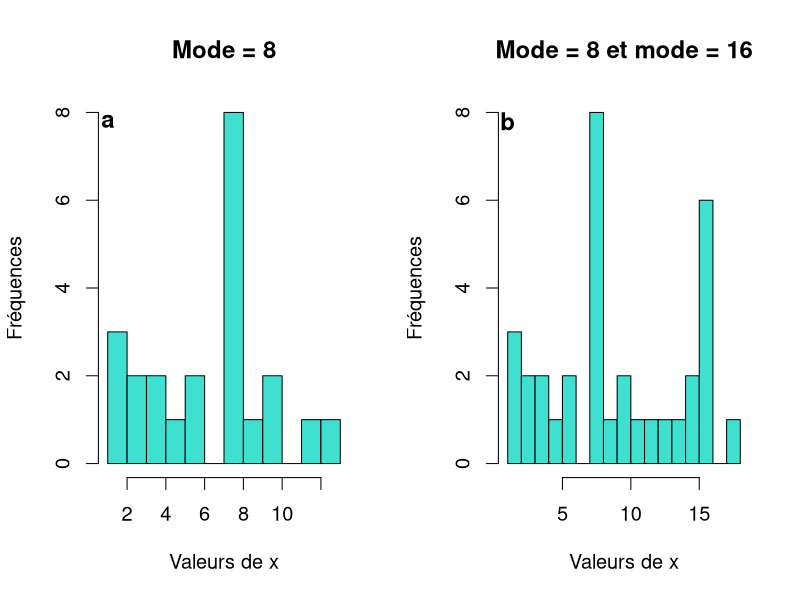
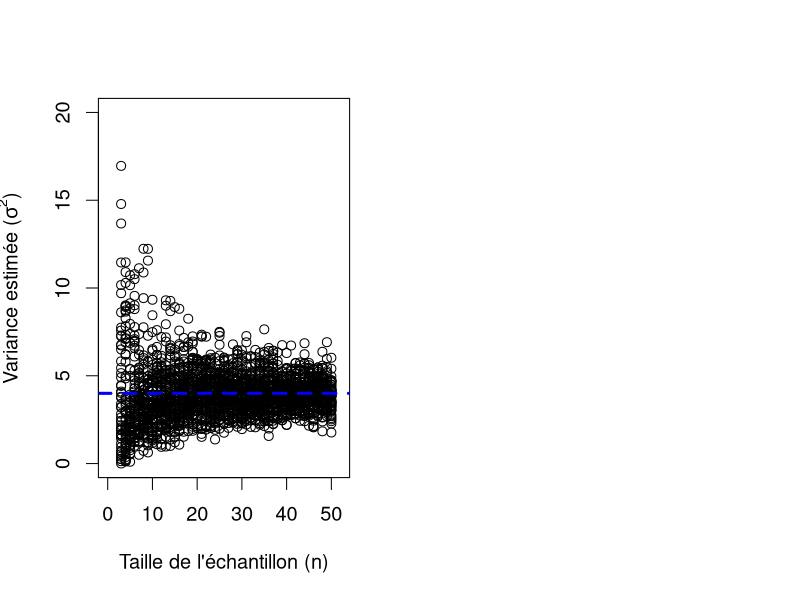
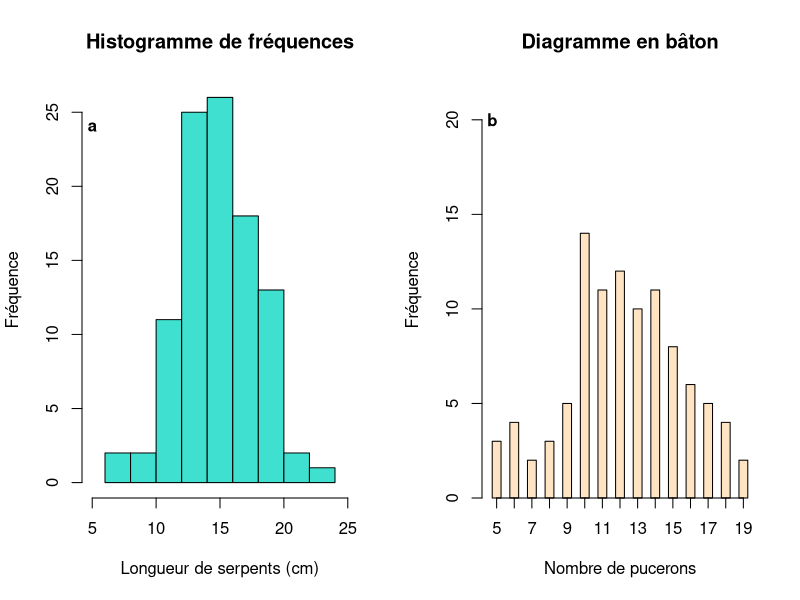
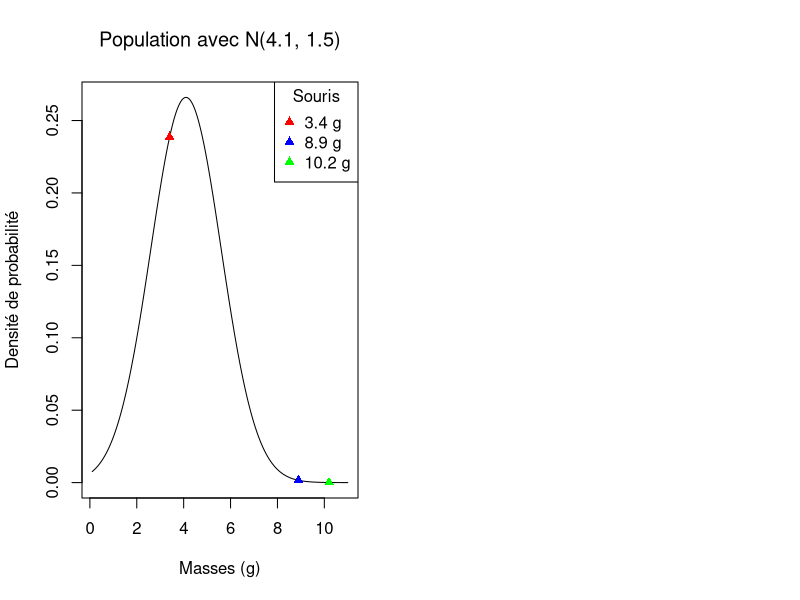
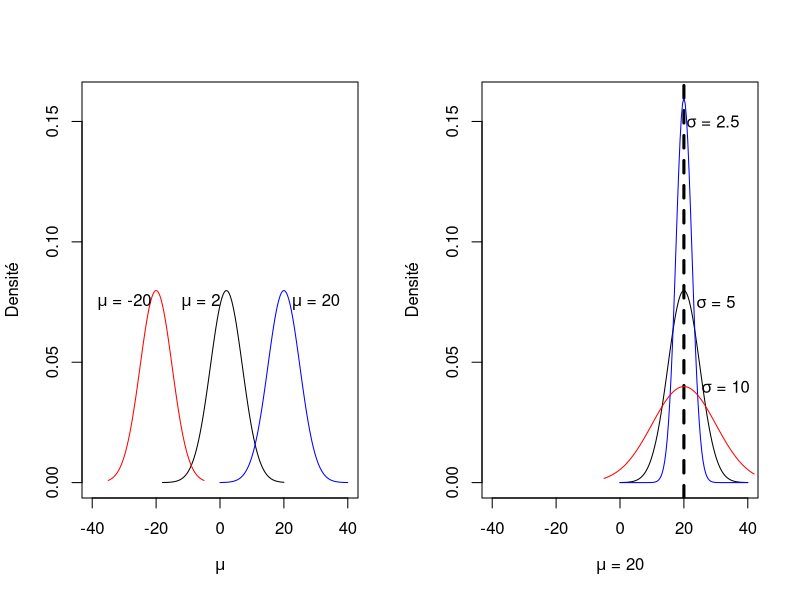
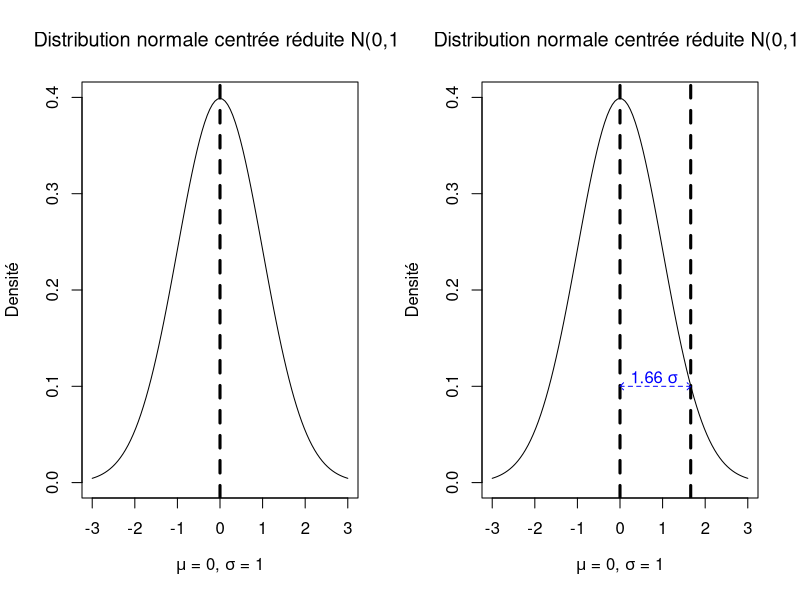
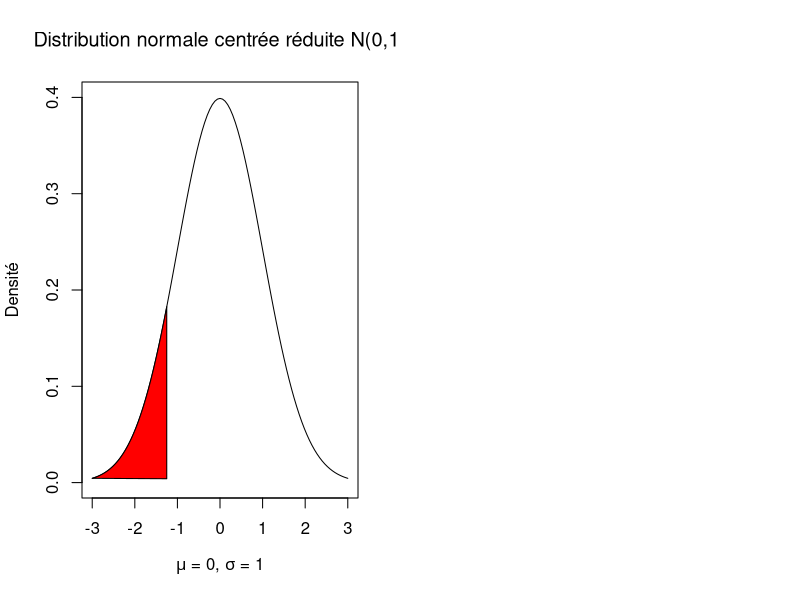
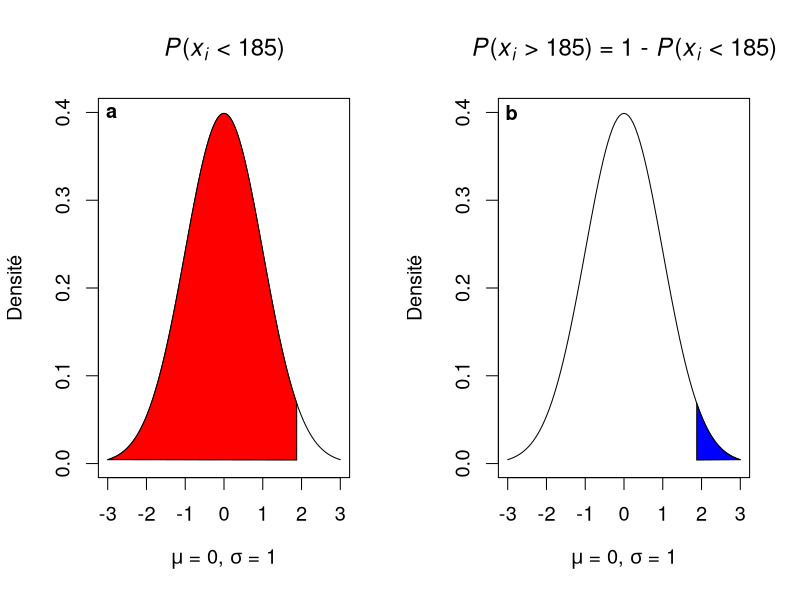

Recreate these plots in R, in order.
## ---- chunk 1
##mode
xmod <- c(1, 3, 4, 5, 6, 8, 8, 8, 8, 8, 8, 8, 9, 1, 3, 4, 
          6, 8, 10, 1, 12, 13, 10)
par(mfrow = c(1, 2), cex = 1.2)
hist(xmod, breaks = 10, main = "Mode = 8", 
     ylab = "Fréquences", xlab = "Valeurs de x", col = "turquoise")
##add text
text(x = 1, y = 7.8, labels = expression(bold(a)), 
     cex = 1.2)
xmod2 <- c(1, 3, 4, 5, 6, 8, 8, 8, 8, 8, 8, 8, 9, 1, 3, 4, 
           6, 8, 10, 1, 12, 13, 10, 15, 16, 16, 11, 16, 16,
           14, 15, 16, 16, 18)
hist(xmod2, breaks = 18, main = "Mode = 8 et mode = 16", 
     ylab = "Fréquences", xlab = "Valeurs de x",
     col = "turquoise")
text(x = 1, y = 7.8, labels = expression(bold(b)),
     cex = 1.2)
## ---- chunk 2
##Sample size and variance
plot(x = c(0, 52), y = c(0, 20), type = "n", 
     xlab = "Taille de l'échantillon (n)", ylab = expression(paste("Variance estimée (", sigma^2, ")")))

##try scenarios with sample sizes of 3 to 50 observations
for (df in 3:50) {          
  ##obtain 30 data sets for each scenario
  for (i in 1:50){            
    #obtain sample of size df with mean and sd
    x <- rnorm(df, mean = 10.1, sd = 2) 
    points(df, var(x))           #plot the points on graph
  }
}
abline(h = 4, lty = 2, lwd = 3, col = "blue") #add line to indicate variance
## ---- chunk 3

par(cex = 1.2, mfrow = c(1, 2))

##créer une variable aléatoire continue de 100 observations provenant d'une population avec moyenne de 15 et écart-type de 3
x <- rnorm(n = 100, mean = 15, sd = 3)
hist(x, xlim = c(5, 25), col = "turquoise", ylab = "Fréquence", xlab = "Longueur de serpents (cm)", main = "Histogramme de fréquences") #histogramme de fréquence
text(x = 5, y = 24, labels = expression(bold(a)))

##créer une variable aléatoire Poisson avec lambda=12
x2 <- rpois(100, lambda = 12)
data <- table(x2)
barplot(data, axis.lty = 1, space = 1, ylim =c(0, 22), ylab = "Fréquence", 
        xlab = "Nombre de pucerons", main = "Diagramme en bâton", col = "bisque")
text(x = 1, y = 20, labels = expression(bold(b)))
## ---- chunk 4

##calculer densité de probabilité
mouse1 <- dnorm(x = 3.4, mean = 4.1, sd = 1.5)
mouse2 <- dnorm(x = 8.9, mean = 4.1, sd = 1.5)
mouse3 <- dnorm(x = 10.2, mean = 4.1, sd = 1.5)

##créer vecteur de valeurs
masses <- seq(from = 0.1, to = 11, by = 0.01)

##calculer densité
dens <- dnorm(x = masses, mean = 4.1, sd = 1.5)

##présenter la courbe dans un graphique
plot(dens ~ masses, type = "l", ylab = "Densité de probabilité",
     xlab = "Masses (g)", main = expression(paste("Population avec N(4.1, 1.5)")))

##ajouter points sur le graphique
points(y = mouse1, x = 3.4, pch = 17, col = "red")
points(y = mouse2, x = 8.9, pch = 17, col = "blue")
points(y = mouse3, x = 10.2, pch = 17, col = "green")

##ajouter légende
legend(x = "topright", pch = 17, col = c("red", "blue", "green"),
       legend = c("3.4 g", "8.9 g", "10.2 g"), title = "Souris")
## ---- chunk 5

par(mfrow = c(1, 2))
##position
x <- seq(-10, 10, 0.1)
plot(x = 0, y = 0, ylim = c(0, 0.16), xlim = c(-40, 40), 
     xlab = expression(italic(mu)), ylab = "Densité", 
     type = "n")
##abline(v=2,lty=2, lwd=3)
curve(dnorm(x, mean = 2, sd = 5),-18, 20, add = TRUE)
text(-6, 0.075, expression(paste(mu, " = 2")))
curve(dnorm(x, mean = 20, sd = 5), 0, 40, ylim = c(0, 0.16),
      xlab = expression(paste(mu, " = 20")), ylab = "Densité",
      add = TRUE, col = "blue")
text(30, 0.075, expression(paste(mu, " = 20")))
curve(dnorm(x, mean = -20, sd = 5),-35, -5, add = TRUE, col = "red")
text(-30, 0.075, expression(paste(mu, " = -20")))

##forme
plot(x = 0,y = 0,ylim = c(0, 0.16), xlim = c(-40, 40),
     xlab = expression(paste(italic(mu), " = 20")), ylab = "Densité",
     type = "n")
abline(v = 20, lty = 2, lwd = 3)
curve(dnorm(x, mean = 20, sd = 5), 0, 40, ylim = c(0, 0.16),
      xlab = expression(paste(mu, " = 20")), ylab = "Densité",
      add = TRUE)
text(30, 0.075, expression(paste(sigma, " = 5")))

curve(dnorm(x, mean = 20, sd = 2.5), 0, 40, ylim = c(0, 0.16),
      xlab = expression(paste(mu, " = 20")), ylab = "Densité", 
      col = "blue", add = TRUE)
text(29, 0.15, expression(paste(sigma, " = 2.5")))

curve(dnorm(x, mean = 20, sd = 10),-5, 42, ylim = c(0, 0.16),
      xlab = expression(paste(mu, " = 20")), ylab = "Densité", 
      col = "red", add = TRUE)
text(33, 0.04, expression(paste(sigma, " = 10")))
## ---- chunk 6
##distribution normale centrée-réduite
x <- seq(-3, 3, 0.1)
plot(x = 0, y = 0, ylim = c(0, 0.4), xlim = c(-3, 3), 
     xlab = expression(paste(italic(mu), " = 0, ", italic(sigma), " = 1")),
     ylab = "Densité", type = "n",
     main = 
     expression(paste("Distribution normale centrée réduite N(0,1)")))
curve(dnorm(x, mean = 0, sd = 1),-3, 3, add = TRUE)
abline(v = 0, lty = 2, lwd = 3)
## ---- chunk 7
##exemple de longueur d'ailes de puceron
##longueur de 22 mm observée dans population N(14, 5)
mu <- 14.2
sigma <- 5.05
xi <- 22.6

##compute standard normal deviate (z) statistic
z <- (xi - mu)/sigma

##plot graph
x <- seq(-3, 3, 0.1)
plot(x = 0, y = 0, ylim = c(0, 0.4), xlim = c(-3, 3),
     xlab = expression(paste(italic(mu), " = 0, ", italic(sigma), " = 1")),
     ylab = "Densité", type = "n",
     main = expression(paste("Distribution normale centrée réduite N(0,1)")))
curve(dnorm(x, mean = 0, sd = 1), -3, 3, add = TRUE)
abline(v = 0, lty = 2, lwd = 3)
abline(v = 1.66, lty = 2, lwd = 3)
##add arrows
arrows(x0 = 0, y0 = 0.1, x1 = 1.66, y1 = 0.1, lty = "dashed",
       col = "blue", code = 3, angle = 45, length = 0.05)
##add value
text(x = 0.8, y = 0.11, labels = expression(paste("1.66 ", sigma)), 
     col = "blue")
## ---- chunk 8
##avec la distribution centrée-réduite
##exemple 1
x <- seq(-3, 3, 0.001)
plot(x = 0, y = 0, ylim = c(0, 0.4), xlim = c(-3, 3), 
     xlab = expression(paste(italic(mu), " = 0, ", italic(sigma), " = 1")),
     ylab = "Densité", type = "n",
     main = expression(paste("Distribution normale centrée réduite N(0,1)")))
curve(dnorm(x, mean = 0, sd = 1), -3, 3, add = TRUE)
##ajouter polygone
polygon(c(x[x<=(-1.25)], -1.25), c(dnorm(x[x <= (-1.25)], 0, 1), 0.004),
        col = "red")
z <- (160 - 170)/8
#pnorm(-1.25, mean = 0, sd = 1)
#pnorm(160, mean = 170, sd = 8)
v1 <- c(x[x<=(-1.25)], -1.25)
v2 <- c(dnorm(x[x <= (-1.25)], 0, 1), 0.004) #0.004 represents the lowest probability of the value farthest on the tail, dnorm(-3) = 0.0044

## ---- chunk 9
par(mfrow = c(1, 2), cex = 1.2)
##exemple 2
z <- (185 - 170)/8
##premier graphique P(x < 185)
plot(x = 0, y = 0, ylim = c(0, 0.4), xlim = c(-3, 3),
     xlab = expression(paste(italic(mu), " = 0, ", italic(sigma), " = 1")),
     ylab = "Densité", type = "n",
     main = expression(paste(italic(P), "(", italic(x[i]), " < 185)")))
curve(dnorm(x, mean = 0, sd = 1), -3, 3, add = TRUE)
polygon(c(x[x<=(z)], z),c(dnorm(x[x<=(z)],0,1),0.004), col = "red")
text(y = 0.4, x = -2.9, labels = expression(bold("a")))

##deuxième graphique P(x > 185)
plot(x = 0, y = 0, ylim = c(0, 0.4), xlim = c(-3, 3),
     xlab = expression(paste(italic(mu), " = 0, ", italic(sigma), " = 1")),
     ylab = "Densité", type = "n",
     main = expression(paste(italic(P), "(", italic(x[i]), " > 185) = 1 - ", italic(P), "(", italic(x[i]), " < 185)")))
curve(dnorm(x, mean = 0, sd = 1), -3, 3, add = TRUE)
polygon(c(x[x>(z)], z),c(dnorm(x[x>(z)],0,1),0.004), col = "blue")
text(y = 0.4, x = -2.9, labels = expression(bold("b")))
## ---- chunk 10
par(mfrow = c(1, 3), cex = 1.2)

##exemple 3
z1 <- (180 - 170)/8
z2 <- (165 - 170)/8
##P(xi < 180 cm)
plot(x = 0, y = 0, ylim = c(0, 0.4), xlim = c(-3, 3), 
     xlab = expression(paste(italic(mu), " = 0, ", italic(sigma), " = 1")), ylab = "Densité", type = "n", main = expression(paste(italic(P), "(", italic(x[i]), " <= 180)")))
curve(dnorm(x, mean = 0, sd = 1), -3, 3, add = TRUE)
polygon(c(x[x<=(z1)], z1), c(dnorm(x[x<=(z1)], 0, 1), 0.0044),
        col = "red")

##P(xi < 165 cm)
plot(x = 0, y = 0, ylim = c(0, 0.4), xlim = c(-3, 3), 
     xlab = expression(paste(italic(mu), " = 0, ", italic(sigma), " = 1")), 
     ylab="Densité", type="n", main = expression(paste(italic(P), "(", italic(x[i]), " <= 165)")))
curve(dnorm(x, mean = 0, sd = 1), -3, 3, add = TRUE)
polygon(c(x[x<=(z2)], z2), c(dnorm(x[x<=(z2)], 0, 1), 0.0044),
        col = "blue")
#pnorm(z1, mean = 0, sd = 1)
#pnorm(z2, mean = 0, sd = 1)

##P(165 cm < xi < 180 cm)
plot(x = 0, y = 0, ylim = c(0, 0.4), xlim = c(-3, 3), 
     xlab = expression(paste(italic(mu), " = 0, ", italic(sigma), " = 1")), 
     ylab="Densité", type="n", main = expression(paste(italic(P), "(165 <= ", italic(x[i]), " <= 180)")))
curve(dnorm(x, mean = 0, sd = 1), -3, 3, add = TRUE)
polygon(c(x[x>z2 & x<=z1],z1,z2), c(dnorm(x[x>z2 & x <= z1], 0, 1),
                                   0.0044, 0.0044), col = "purple")
#pnorm(z1, mean = 0, sd = 1) - pnorm(z2, mean = 0, sd = 1)
## ---- chunk 11
##On crée un vecteur
variable <- c(1.2, 1.5, 2.3, 2.1, 0.1, 5.4, 6.1, 3.2)
##Moyenne arithmétique
mean(variable)
## ---- chunk 12
##Écart-type
sd(variable)
##Écart-type
sqrt(var(variable))
##Carré moyen des erreurs
MSE <- sum((variable - mean(variable))^2)/(length(variable) - 1)
##Racine-carrée du MSE = écart-type
sqrt(MSE)
## ---- chunk 13
##on calcule la médiane
median(variable)
## ---- chunk 14
##Quartiles
quantile(variable)
##Déciles
quantile(variable, prob = c(0.1, 0.2, 0.3, 0.4, 0.5, 0.6, 0.7, 0.8, 0.9, 1))
##2.5ième et 97.5ième percentiles
quantile(variable, prob = c(0.025, 0.975))
## ---- chunk 15
sd(variable)/sqrt(length(variable))
## ---- chunk 16
##Calculer densité de probabilité
dnorm(x = 3.4, mean = 4.1, sd = 1.5)
## ---- chunk 17
##Probabilité cumulative P(x <  2.3)
pnorm(q = 2.3, mean = 4, sd = 12)
## ---- chunk 18
##Probabilité cumulative à partir du z
z <- (2.3 - 4)/12
pnorm(q = z, mean = 0, sd = 1)
## ---- chunk 19
##P(x > 2.3)
1 - pnorm(q = 2.3, mean = 4, sd = 12)
##P(x > 2.3) à l'aide de l'argument lower.tail
pnorm(q = 2.3, mean = 4, sd = 12, lower.tail = FALSE)
## ---- chunk 20
##On connaît q, on veut trouver p
pnorm(q = 1.96, mean = 0, sd = 1)
##On connaît p, on veut trouver q
qnorm(p = 0.975, mean = 0, sd = 1)
## ---- chunk 21
rnorm(n = 30, mean = 5.2, sd = 9.3)
##Un autre échantillon
rnorm(n = 30, mean = 5.2, sd = 9.3)
##Un autre échantillon
rnorm(n = 30, mean = 5.2, sd = 9.3)
##Un autre échantillon
rnorm(n = 30, mean = 5.2, sd = 9.3)
## ---- chunk 22
##Calcul de l'erreur-type de la moyenne
SE <- 4.5/sqrt(100)
SE
## ---- chunk 23
##On assemble les valeurs dans un vecteur
temps <- c(50, 45, 90, 61, 80, 120, 30, 
           58, 95, 40, 48, 31, 29, 51, 
           70, 66, 110, 97, 49, 99)
##On calcule la moyenne arithmétique
mean(temps)
##La variance
var(temps)
sd(temps)^2
